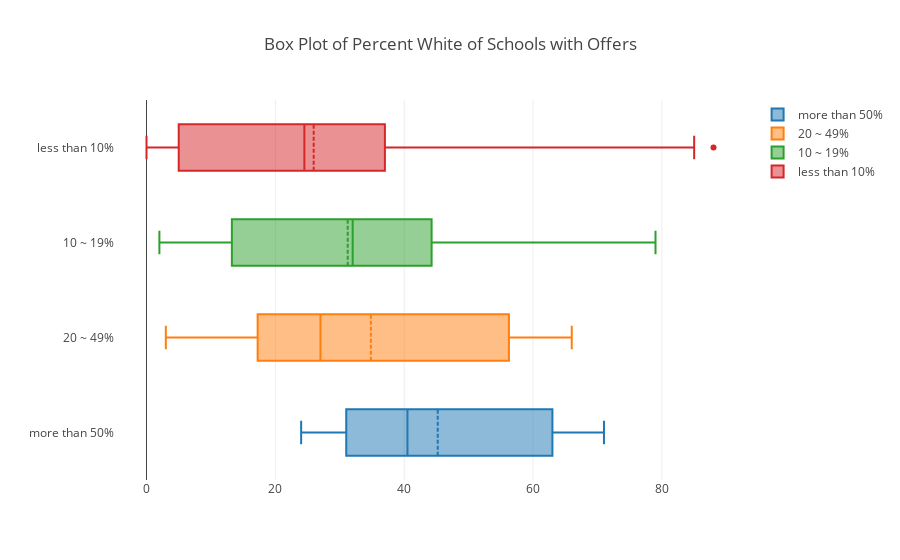

The notebook cell this image was saved under:
### Code cell
trace0 = go.Box(x=best["Percent White"],name="more than 50%",boxmean=True)
trace1 = go.Box(x=avgbest["Percent White"],name="20 ~ 49%",boxmean=True)
trace2 = go.Box(x=lowbest["Percent White"],name="10 ~ 19%",boxmean=True)
trace3 = go.Box(x=shitbest["Percent White"],name="less than 10%",boxmean=True)
data = [trace0, trace1, trace2, trace3]
layout = go.Layout(
    title = "Box Plot of Percent White of Schools with Offers",
    margin = go.Margin(l=115)
)
fig = go.Figure(data=data,layout=layout)
iplot(fig)

### Figure 1 — Plotly figure (JSON) as saved in the notebook; plotly's stock layout.template omitted (floating-point values rounded to 4 significant figures)
{"data": [{"boxmean": true, "name": "more than 50%", "type": "box", "x": [42, 63, 34, 64, 53, 24, 71, 39, 31, 31]}, {"boxmean": true, "name": "20 ~ 49%", "type": "box", "x": [9, 66, 56, 61, 15, 20, 57, 52, 27, 59, 54, 42, 10, 23, 18, 20, 3]}, {"boxmean": true, "name": "10 ~ 19%", "type": "box", "x": [20, 28, 8, 42, 65, 58, 55, 37, 50, 26, 17, 61, 45, 39, 32, 32, 45, 57, 13, 3, 12, 33, 2, 4, 34, 13, 14, 17, 41, 41, 29, 3, 10, 79, 28]}, {"boxmean": true, "name": "less than 10%", "type": "box", "x": [0, 27, 63, 20, 3, 26, 32, 4, 4, 4, 13, 35, 10, 16, 36, 2, 1, 48, 47, 38, 6, 7, 16, 27, 38, 36, 31, 39, 27, 2, 5, 76, 24, 38, 3, 16, 2, 8, 3, 6, 4, 34, 2, 27, 5, 18, 88, 83, 25, 85, 59, 27, 62, 50, 37, 23, 36, 1]}], "layout": {"margin": {"l": 115}, "title": "Box Plot of Percent White of Schools with Offers"}}
